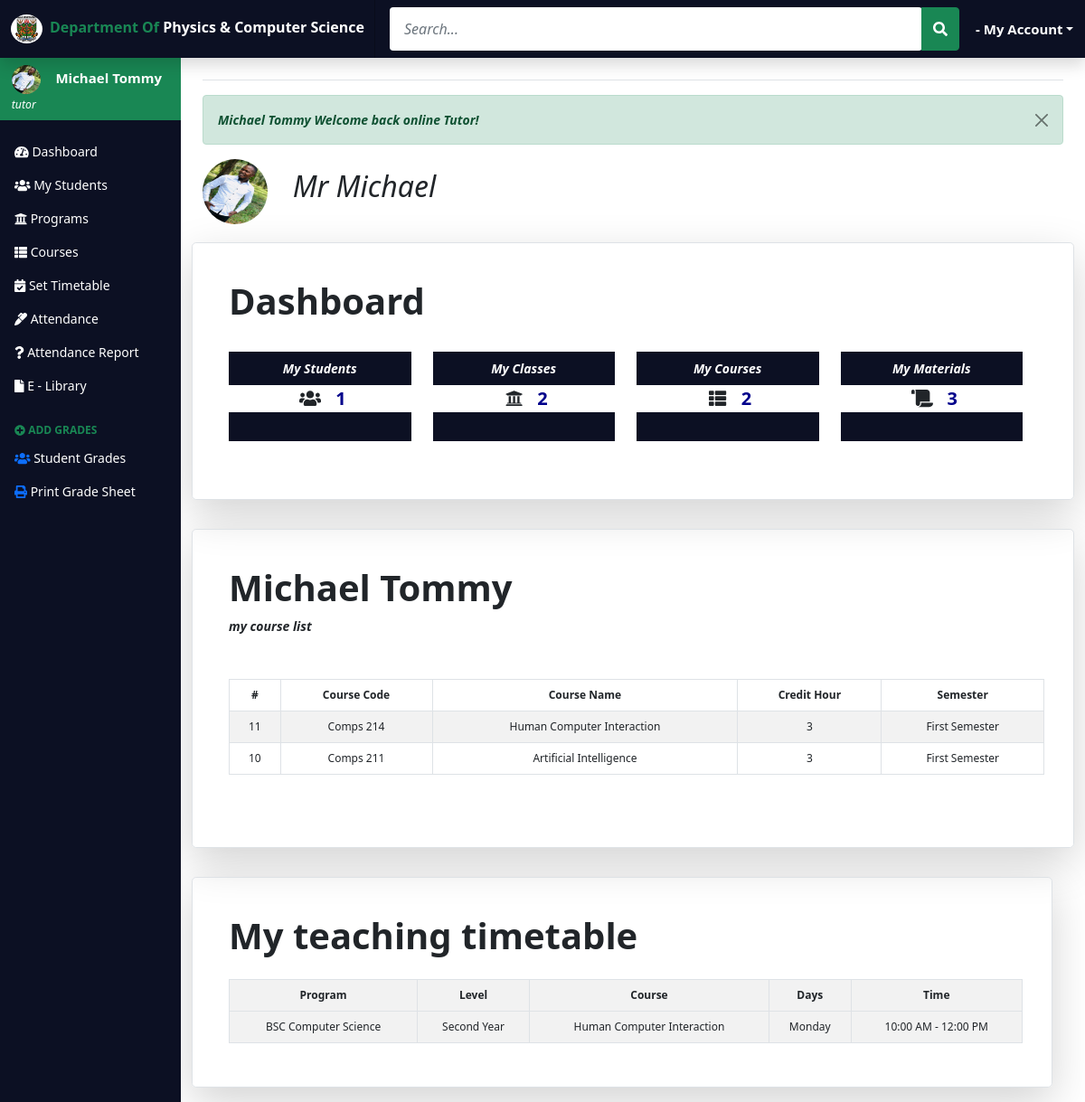
Page /tutor/faculty-dashboard.php (signed in) on the committed database.
### tables this page shows
CREATE TABLE IF NOT EXISTS `tbltutorcourses` (
  `tut_courseID` int(11) NOT NULL AUTO_INCREMENT,
  `tut_ID` int(11) DEFAULT NULL,
  `prog_ID` int(11) DEFAULT NULL,
  `course_ID` int(11) DEFAULT NULL,
  `level_ID` int(11) DEFAULT NULL,
  `sem_ID` int(11) DEFAULT NULL,
  PRIMARY KEY (`tut_courseID`),
  KEY `tut_ID` (`tut_ID`),
  KEY `prog_ID` (`prog_ID`),
  KEY `course_ID` (`course_ID`),
  KEY `level_ID` (`level_ID`),
  KEY `sem_ID` (`sem_ID`)
);

CREATE TABLE IF NOT EXISTS `tblcourses` (
  `Course_ID` int(11) NOT NULL AUTO_INCREMENT,
  `course_code` varchar(10) DEFAULT NULL,
  `course_name` varchar(50) DEFAULT NULL,
  `credit_hour` int(11) DEFAULT NULL,
  `tut_ID` int(11) DEFAULT NULL,
  `sem_ID` int(11) DEFAULT NULL,
  `level_ID` int(11) DEFAULT NULL,
  `prog_ID` int(11) DEFAULT NULL,
  `courseimage` varchar(255) NOT NULL,
  PRIMARY KEY (`Course_ID`),
  KEY `tut_ID` (`tut_ID`),
  KEY `sem_ID` (`sem_ID`),
  KEY `level_ID` (`level_ID`),
  KEY `prog_ID` (`prog_ID`)
);

CREATE TABLE IF NOT EXISTS `tblsemester` (
  `sem_ID` int(11) NOT NULL AUTO_INCREMENT,
  `semester_Name` varchar(50) DEFAULT NULL,
  PRIMARY KEY (`sem_ID`)
);

CREATE TABLE IF NOT EXISTS `tbltutortimetable` (
  `id` int(11) NOT NULL AUTO_INCREMENT,
  `prog_ID` int(11) DEFAULT NULL,
  `level_ID` int(11) DEFAULT NULL,
  `Course_ID` int(11) DEFAULT NULL,
  `tut_ID` int(11) DEFAULT NULL,
  `days` int(11) DEFAULT NULL,
  `time` int(11) DEFAULT NULL,
  PRIMARY KEY (`id`),
  KEY `prog_ID` (`prog_ID`),
  KEY `level_ID` (`level_ID`),
  KEY `Course_ID` (`Course_ID`),
  KEY `tut_ID` (`tut_ID`)
);

CREATE TABLE IF NOT EXISTS `tblprograms` (
  `prog_ID` int(11) NOT NULL AUTO_INCREMENT,
  `program_Name` varchar(50) DEFAULT NULL,
  PRIMARY KEY (`prog_ID`)
);

CREATE TABLE IF NOT EXISTS `tbllevel` (
  `level_ID` int(11) NOT NULL AUTO_INCREMENT,
  `level_Name` varchar(50) DEFAULT NULL,
  PRIMARY KEY (`level_ID`)
);

CREATE TABLE IF NOT EXISTS `tbldays` (
  `days_ID` int(11) NOT NULL AUTO_INCREMENT,
  `days` varchar(10) DEFAULT NULL,
  PRIMARY KEY (`days_ID`)
);

CREATE TABLE IF NOT EXISTS `tbltime` (
  `time_ID` int(11) NOT NULL AUTO_INCREMENT,
  `time` varchar(30) DEFAULT NULL,
  PRIMARY KEY (`time_ID`)
);

### tutor/faculty-dashboard.php (the view, shortened to what this page needs)
<?php
 require 'faculty-dashboard-header.php';
 require 'faculty-dashboard-sidebar.php';
?>
      <main class="col-md-9 ms-sm-auto col-lg-10 px-md-4 mt-5">
      <div class="d-flex flex-wrap flex-md-nowrap align-items-center pt-3 pb-2 mb-3 border-bottom mt-3">
      </div>
<?php
            if(isset($_SESSION['status']) && ($_SESSION['type'] == "success"))
            {
                ?>
                    <div class="alert alert-success alert-dismissible fade show fw-bold fst-italic mt-3" role="alert">
                    <strong><?php echo $_SESSION['firstname']." ".$_SESSION['lastname']; ?> </strong> <?php echo $_SESSION['status']; ?>
                    <button type="button" class="btn-close" data-bs-dismiss="alert" aria-label="Close"></button>
                    </div>
                <?php
            }else if (isset($_SESSION['status']) && ($_SESSION['type'] == "error")){
            ?>
                    <div class="alert alert-danger alert-dismissible fade show fw-bold fst-italic" role="alert">
                            <strong><?php echo $_SESSION['firstname']." ".$_SESSION['lastname']; ?></strong> <?php echo $_SESSION['status']; ?>
                            <button type="button" class="btn-close" data-bs-dismiss="alert" aria-label="Close"></button>
                            </div>
                    <?php
                         unset($_SESSION['status']);
                    }
                ?>
<img class="card-image" src="../assets/<?php echo $_SESSION['photo']; ?>" alt="<?php echo $_SESSION['firstname']; ?>">
    <span class="h2 fst-italic"><?php echo $_SESSION['designation']." ".$_SESSION['firstname']; ?></span>
<div class="row">
<div class="col-md-12">
<div class="my-3">
    <div class="row p-4 pb-0 pe-lg-3 align-items-center rounded-3 border shadow-lg">
      <div class="p-3 pt-lg-3">
      <h6 class="display-6 fw-bold lh-2">Dashboard </h6>
    <div class="row row-cols-1 align-items-stretch g-4 py-5">
  <div class="row">
<div class="col-md-3">
	<div class="panel panel-default">
		<div class="panel-heading">
    <div class="well well-sm text-center fst-italic bg-dark" style="color:#fff;padding:8px;font-weight:bold;">
			My Students
		</div>
    </div>
		<div class="panel-body fw-bold" style="color:darkblue">
    <span class="content-box-icon text-center text-dark"> <i class="fas fa-users"></i></span>
    <?php
                  require '../includes/connection.php';
                  $tut_id = $_SESSION['id'];
                   echo $conn->query(
                  $sql = "SELECT * FROM tblstudentcourses
                  JOIN tblstudents ON tblstudents.id = tblstudentcourses.student_ID
                  JOIN tblprograms ON tblprograms.prog_ID = tblstudentcourses.prog_ID
                  JOIN tbllevel ON tbllevel.level_ID = tblstudentcourses.level_ID
                  JOIN tblcourses ON tblcourses.course_ID = tblstudentcourses.course_ID
                  WHERE tblstudentcourses.tut_ID = '$tut_id'")->num_rows;
              ?>
		</div>
<div class="panel-footer py-3 bg-dark" style="color:#fff;padding:10px;font-weight:bold;"></div>
	</div>
</div>
<div class="col-md-3">
	<div class="panel panel-primary">
		<div class="panel-heading">
    <div class="well well-sm text-center fst-italic bg-dark" style="color:#fff;padding:8px;font-weight:bold;">
			My Classes
		</div>
		<div class="panel-body fw-bold" style="color:darkblue">
    <span class="content-box-icon text-dark"> <i class="fas fa-university"></i></span>
    <?php
                   require '../includes/connection.php';
                   $tut_id = $_SESSION['id'];
                   echo $conn->query(
                   $sql ="SELECT * FROM tbltutorprogram
                   JOIN tbllevel ON tbllevel.level_ID = tbltutorprogram.level_ID
                   JOIN tbltutor ON tbltutor.id = tbltutorprogram.tut_ID
                    WHERE tbltutorprogram.tut_ID = '$tut_id'")->num_rows;?>
				   </div>
		<div class="panel-footer py-3 bg-dark" style="color:#fff;padding:10px;font-weight:bold;"></div>
		</div>
	</div>
</div>
<div class="col-md-3">
	<div class="panel panel-primary">
		<div class="panel-heading">
    <div class="well well-sm text-center fst-italic bg-dark" style="color:#fff;padding:8px;font-weight:bold;">
			My Courses
		</div>
		<div class="panel-body fw-bold" style="color:darkblue">
    <span class="content-box-icon text-dark"> <i class="fas fa-th-list"></i></span>
    <?php
                   require '../includes/connection.php';
                   $tut_id = $_SESSION['id'];
                   echo $conn->query(
                    $sql = "SELECT * FROM `tbltutorcourses`
                    JOIN tblprograms ON tblprograms.prog_ID  = tbltutorcourses.prog_ID
                    JOIN tblcourses ON tblcourses.Course_ID = tbltutorcourses.course_ID
                    JOIN tbllevel ON tbllevel.level_ID = tbltutorcourses.level_ID
                    JOIN tblsemester ON tblsemester.sem_ID = tbltutorcourses.sem_ID
                    JOIN tbltutor ON tbltutor.id = tbltutorcourses.tut_ID
                    WHERE tbltutorcourses.tut_ID = '$tut_id'"
                   )->num_rows; ?>
				   </div>
		<div class="panel-footer py-3 bg-dark" style="color:#fff;padding:10px;font-weight:bold;"></div>
		</div>
	</div>
</div>
<div class="col-md-3">
	<div class="panel panel-primary">
		<div class="panel-heading">
    <div class="well well-sm text-center fst-italic bg-dark" style="color:#fff;padding:8px;font-weight:bold;">
			My Materials
		</div>
		<div class="panel-body fw-bold" style="color:darkblue">
    <span class="content-box-icon text-dark"> <i class="fas fa-scroll"></i> </span>
    <?php
                   require '../includes/connection.php';
                   $tut_id = $_SESSION['id'];
                   echo $conn->query( $sql = "SELECT * FROM tblcoursematerial
                   JOIN tbltutor ON tbltutor.id = tblcoursematerial.tut_ID
                   JOIN tblprograms ON tblprograms.prog_ID = tblcoursematerial.prog_ID
                   JOIN tbllevel ON tbllevel.level_ID = tblcoursematerial.level_ID
                   JOIN tblsemester ON tblsemester.sem_ID = tblcoursematerial.sem_ID
                   WHERE tblcoursematerial.tut_ID = '$tut_id'")->num_rows; ?>
				   </div>
		<div class="panel-footer py-3 bg-dark" style="color:#fff;padding:10px;font-weight:bold;"></div>
</div>
</div>
      </div>
    </div>
  </div>
</div>
</div>
</div>
<div class="row">
<div class="col-md-12">
<div class="my-3">
    <div class="row p-4 pb-0 pe-lg-3 align-items-center rounded-3 border shadow-lg">
      <div class="p-3 pt-lg-3">
  <h6 class="display-6 fw-bold lh-2"> <?php echo $_SESSION['firstname']." ". $_SESSION['lastname']; ?> </h6> <span class="fst-italic fw-bold"> my course list </span>
    <div class="row row-cols-1  align-items-stretch g-4 py-5">
    <div class="container">
         <table class="table table-striped table-bordered table-hover table-responsive" style="font-size:12px" cellspacing="0">
 <thead>
          <tr class="text-center">
            <th scope="col">#</th>
            <th scope="col">Course Code</th>
            <th scope="col">Course Name</th>
            <th scope="col">Credit Hour</th>
            <th scope="col">Semester</th>
          </tr>
 </thead>
          <tbody class="text-center">
          <tr>
  <?php
  include '../includes/connection.php';
    $tut_id = $_SESSION['id'];
    $sql = "SELECT * FROM `tbltutorcourses`
    JOIN tblprograms ON tblprograms.prog_ID  = tbltutorcourses.prog_ID
    JOIN tblcourses ON tblcourses.Course_ID = tbltutorcourses.course_ID
    JOIN tbllevel ON tbllevel.level_ID = tbltutorcourses.level_ID
    JOIN tblsemester ON tblsemester.sem_ID = tbltutorcourses.sem_ID
    JOIN tbltutor ON tbltutor.id = tbltutorcourses.tut_ID
    WHERE tbltutorcourses.tut_ID = '$tut_id'";
      $result = mysqli_query($conn, $sql);
          if(mysqli_num_rows($result) > 0) {
        while ($row = mysqli_fetch_assoc($result)){ ?>
            <td><?php echo $row['Course_ID'];?></td>
            <td><?php echo $row['course_code'];?></td>
            <td><?php echo $row['course_name'];?></td>
            <td><?php echo $row['credit_hour'];?></td>
            <td><?php echo $row['semester_Name'];?></td>
          </tr>
     <?php }
        }
        ?>
          </tbody>
        </table>
</div>
</div>
      </div>
    </div>
  </div>
</div>
<div class="row">
<div class="col-md-12">
<div class="my-3">
    <div class="row p-4 pb-0 pe-lg-3 align-items-center rounded-3 border shadow-lg">
      <div class="p-3 pt-lg-3">
   <h6 class="display-6 fw-bold lh-2">My teaching timetable </h6>
    <div class="row row-cols-1 align-items-stretch g-4 py-3">
<div class="container">
<table class="table table-striped table-bordered table-hover table-responsive" style="font-size:12px" cellspacing="0">
<tr class="text-center">
            <th scope="col">Program</th>
            <th scope="col">Level</th>
            <th scope="col">Course</th>
            <th scope="col">Days</th>
            <th scope="col">Time</th>
          </tr>
          <tbody class="text-center">
          <tr>
 <?php
  include '../includes/connection.php';
      $tut_id = $_SESSION['id'];
      $sql = "SELECT * FROM `tbltutortimetable`
      JOIN tblprograms ON tbltutortimetable.prog_ID = tblprograms.prog_ID
      JOIN tbllevel ON tbllevel.level_ID = tbltutortimetable.level_ID
      JOIN tblcourses ON tblcourses.Course_ID = tbltutortimetable.Course_ID
      JOIN tbldays ON tbldays.days_ID = tbltutortimetable.days
      JOIN tbltime ON tbltime.time_ID = tbltutortimetable.time
      JOIN tbltutor ON tbltutor.id = tbltutortimetable.tut_ID
      WHERE tbltutortimetable.tut_ID = '$tut_id'";
      $result = mysqli_query($conn, $sql);
          if(!empty($result) && mysqli_num_rows($result) > 0) {
        while ($row = mysqli_fetch_assoc($result)){ ?>
            <td><?php echo $row['program_Name'];?></td>
            <td><?php echo $row['level_Name'];?></td>
            <td><?php echo $row['course_name'];?></td>
            <td><?php echo $row['days'];?></td>
            <td><?php echo $row['time'];?></td>
          </tr>
     <?php }
        }
        ?>
</table>
</div>
</div>
     </div>
    </div>
  </div>
</div>
</div>
</div>
</main>
<?php require 'faculty-dashboard-footer.php';?>

### rows in the picture
tbltutorcourses: course_ID.Course_ID "11", course_ID.course_code "Comps 214", course_ID.course_name "Human Computer Interaction", course_ID.credit_hour "3", sem_ID.semester_Name "First Semester"
tbltutorcourses: course_ID.Course_ID "10", course_ID.course_code "Comps 211", course_ID.course_name "Artificial Intelligence", course_ID.credit_hour "3", sem_ID.semester_Name "First Semester"
tbltutortimetable: prog_ID.program_Name "BSC Computer Science", level_ID.level_Name "Second Year", Course_ID.course_name "Human Computer Interaction", tbldays.days "Monday", tbltime.time "10:00 AM - 12:00 PM"

### other values in the picture
$_SESSION['firstname'] "Michael"
$_SESSION['lastname'] "Tommy"
$_SESSION['status'] "Welcome back online Tutor!"
$_SESSION['designation'] "Mr"
